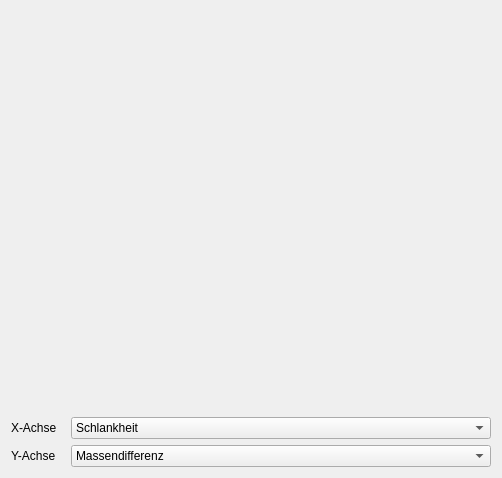
          <widget class="QWidget" name="tab_3">
           <attribute name="title">
            <string>Ressourcendifferenz</string>
           </attribute>
           <layout class="QVBoxLayout" name="verticalLayout_23">
            <item>
             <layout class="QVBoxLayout" name="verticalLayout_450">
              <item>
               <widget class="MplWidget" name="MplWidget_450" native="true">
                <property name="minimumSize">
                 <size>
                  <width>480</width>
                  <height>400</height>
                 </size>
                </property>
               </widget>
              </item>
              <item>
               <layout class="QHBoxLayout" name="horizontalLayout_451">
                <item>
                 <widget class="QLabel" name="label_451">
                  <property name="text">
                   <string>X-Achse</string>
                  </property>
                 </widget>
                </item>
                <item>
                 <widget class="QComboBox" name="comboBox_xAxis_451">
                  <property name="minimumSize">
                   <size>
                    <width>420</width>
                    <height>0</height>
                   </size>
                  </property>
                  <item>
                   <property name="text">
                    <string>Schlankheit</string>
                   </property>
                  </item>
                  <item>
                   <property name="text">
                    <string>Gebäudehöhe</string>
                   </property>
                  </item>
                  <item>
                   <property name="text">
                    <string>Anzahl Stockwerke</string>
                   </property>
                  </item>
                 </widget>
                </item>
               </layout>
              </item>
              <item>
               <layout class="QHBoxLayout" name="horizontalLayout_452">
                <item>
                 <widget class="QLabel" name="label_452">
                  <property name="text">
                   <string>Y-Achse</string>
                  </property>
                 </widget>
                </item>
                <item>
                 <widget class="QComboBox" name="comboBox_yAxis_452">
                  <property name="minimumSize">
                   <size>
                    <width>420</width>
                    <height>0</height>
                   </size>
                  </property>
                  <item>
                   <property name="text">
                    <string>Massendifferenz</string>
                   </property>
                  </item>
                  <item>
                   <property name="text">
                    <string>Treibhauspotenzialdifferenz</string>
                   </property>
                  </item>
                  <item>
                   <property name="text">
                    <string>Primärenergiebedarfdifferenz</string>
                   </property>
                  </item>
                 </widget>
                </item>
               </layout>
              </item>
             </layout>
            </item>
           </layout>
          </widget>
